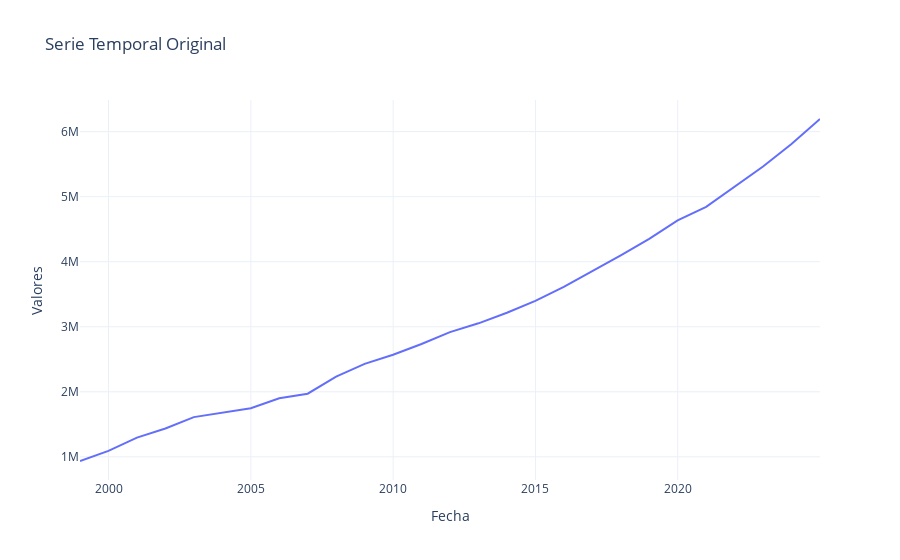

Source (notebook cell):
### Code cell
analisis_st.graficar_serie()

### Figure 1 — Plotly figure (JSON) as saved in the notebook; plotly's stock layout.template omitted (floating-point values rounded to 4 significant figures)
{"data": [{"hovertemplate": "Fecha=%{x}<br>Valores=%{y}<extra></extra>", "legendgroup": "", "line": {"color": "#636efa", "dash": "solid"}, "marker": {"symbol": "circle"}, "mode": "lines", "name": "", "orientation": "v", "showlegend": false, "type": "scatter", "x": ["1998-12-31T00:00:00", "1999-12-31T00:00:00", "2000-12-31T00:00:00", "2001-12-31T00:00:00", "2002-12-31T00:00:00", "2003-12-31T00:00:00", "2004-12-31T00:00:00", "2005-12-31T00:00:00", "2006-12-31T00:00:00", "2007-12-31T00:00:00", "2008-12-31T00:00:00", "2009-12-31T00:00:00", "2010-12-31T00:00:00", "2011-12-31T00:00:00", "2012-12-31T00:00:00", "2013-12-31T00:00:00", "2014-12-31T00:00:00", "2015-12-31T00:00:00", "2016-12-31T00:00:00", "2017-12-31T00:00:00", "2018-12-31T00:00:00", "2019-12-31T00:00:00", "2020-12-31T00:00:00", "2021-12-31T00:00:00", "2022-12-31T00:00:00", "2023-12-31T00:00:00", "2024-12-31T00:00:00"], "xaxis": "x", "y": [936083, 1090833, 1294998, 1436165, 1611023, 1680382, 1746756, 1900564, 1971011, 2234307, 2429562, 2570220, 2734740, 2917573, 3052686, 3215773, 3398662, 3612964, 3854038, 4097338, 4350884, 4634876, 4842367, 5152448, 5463996, 5809136, 6194052], "yaxis": "y"}], "layout": {"legend": {"tracegroupgap": 0}, "title": {"text": "Serie Temporal Original"}, "xaxis": {"anchor": "y", "domain": [0, 1], "title": {"text": "Fecha"}}, "yaxis": {"anchor": "x", "domain": [0, 1], "title": {"text": "Valores"}}}}
